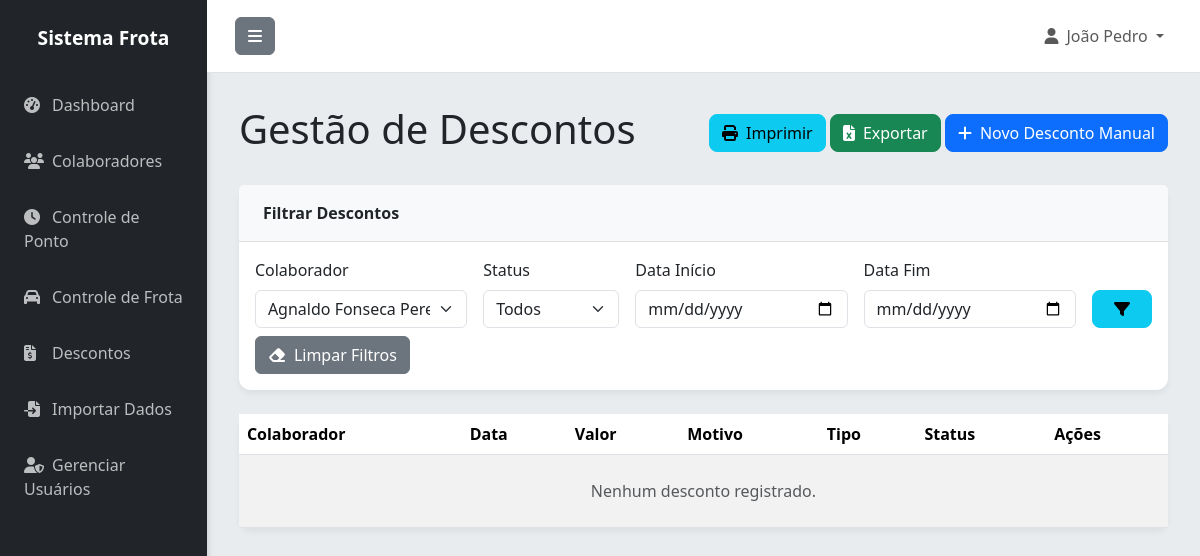
The app's page /descontos?colaborador_id=5 (signed in), older data.
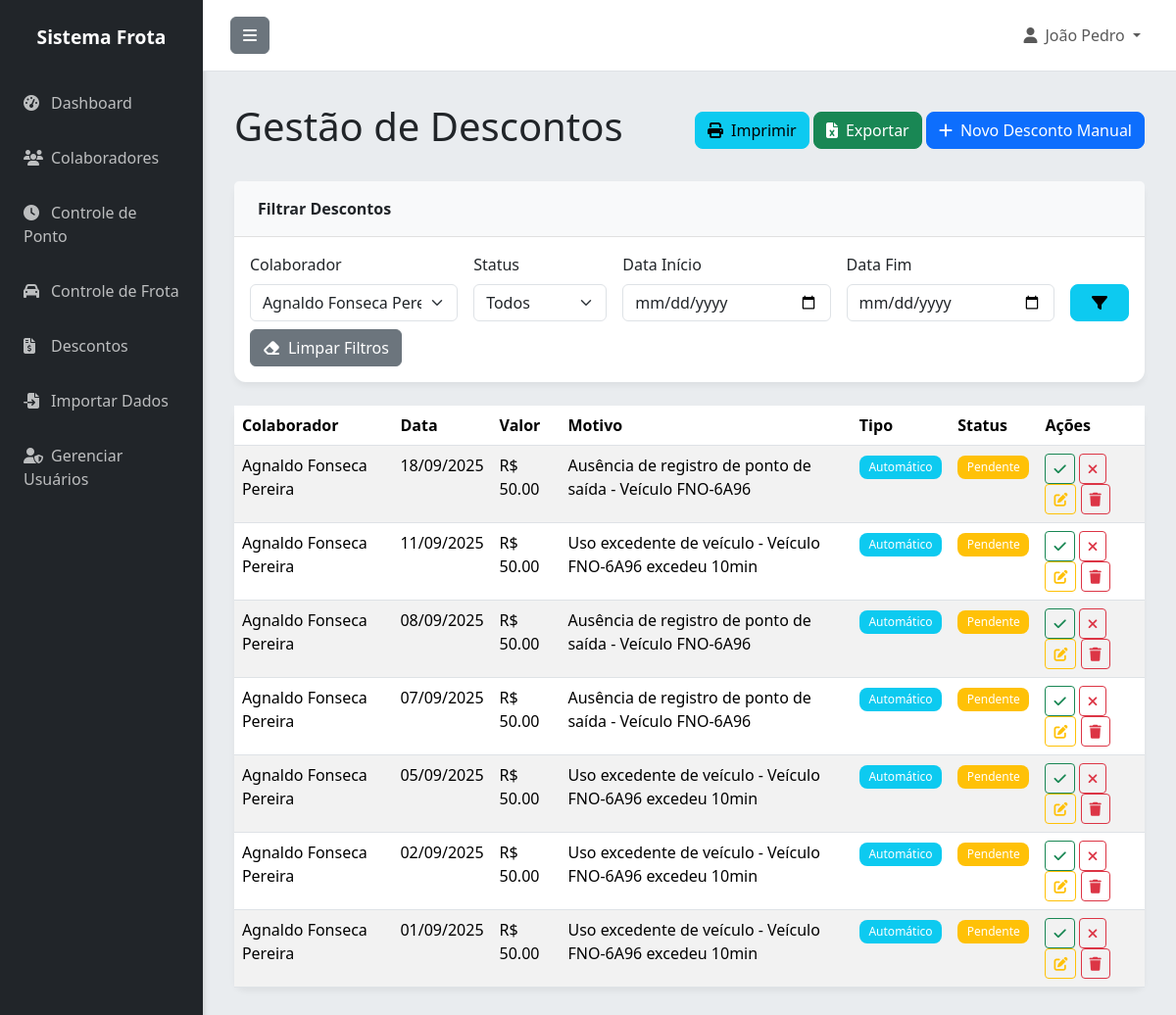
The same page, newer data.
### app.py (models this page shows)
class Usuario(UserMixin, db.Model):
    id = db.Column(db.Integer, primary_key=True)
    username = db.Column(db.String(80), unique=True, nullable=False)
    password_hash = db.Column(db.String(200), nullable=False)
    nome = db.Column(db.String(100), nullable=False)
    email = db.Column(db.String(120), unique=True, nullable=False)
    ativo = db.Column(db.Boolean, default=True)
    criado_em = db.Column(db.DateTime, default=datetime.utcnow)

class Desconto(db.Model):
    id = db.Column(db.Integer, primary_key=True)
    colaborador_id = db.Column(db.Integer, db.ForeignKey('colaborador.id'), nullable=False)
    data = db.Column(db.Date, nullable=False)
    motivo = db.Column(db.Text, nullable=False)
    valor = db.Column(db.Float, nullable=False)
    status = db.Column(db.String(20), default='pendente')  # pendente, aprovado, cancelado
    frota_id = db.Column(db.Integer, db.ForeignKey('frota.id'))
    automatico = db.Column(db.Boolean, default=False)
    criado_em = db.Column(db.DateTime, default=datetime.utcnow)
    frota = db.relationship('Frota', backref='descontos')

class Colaborador(db.Model):
    id = db.Column(db.Integer, primary_key=True)
    nome = db.Column(db.String(100), nullable=False)
    matricula = db.Column(db.String(50), unique=True, nullable=False)
    cpf = db.Column(db.String(14), unique=True)
    telefone = db.Column(db.String(20))
    email = db.Column(db.String(120))
    veiculo_vinculado = db.Column(db.String(20))
    ativo = db.Column(db.Boolean, default=True)
    criado_em = db.Column(db.DateTime, default=datetime.utcnow)
    pontos = db.relationship('Ponto', backref='colaborador', lazy=True, cascade='all, delete-orphan')
    frotas = db.relationship('Frota', backref='motorista_obj', lazy=True)
    descontos = db.relationship('Desconto', backref='colaborador', lazy=True)

### app.py (the view)
@app.route('/descontos', methods=['GET'])
@login_required
def descontos():
    query = Desconto.query.order_by(Desconto.data.desc())
    colaboradores = Colaborador.query.all()
    colaborador_id = request.args.get('colaborador_id')
    status = request.args.get('status')
    data_inicio = request.args.get('data_inicio')
    data_fim = request.args.get('data_fim')
    if colaborador_id and colaborador_id != 'all':
        query = query.filter_by(colaborador_id=int(colaborador_id))
    if status and status != 'all':
        query = query.filter_by(status=status)
    if data_inicio:
        query = query.filter(Desconto.data >= datetime.strptime(data_inicio, '%Y-%m-%d').date())
    if data_fim:
        query = query.filter(Desconto.data <= datetime.strptime(data_fim, '%Y-%m-%d').date())
    descontos = query.all()
    return render_template('descontos.html', descontos=descontos, colaboradores=colaboradores,
                           selected_colaborador_id=colaborador_id, selected_status=status,
                           selected_data_inicio=data_inicio, selected_data_fim=data_fim)

### app.py (called while the page is built, shortened)
@login_manager.user_loader
def load_user(user_id):
    return Usuario.query.get(int(user_id))

@app.before_request
def create_tables():
    db.create_all()

### templates/descontos.html (shortened to what this page needs)
{% extends "base.html" %}
{% block content %}
<div class="d-flex justify-content-between align-items-center mb-4">
    <h1 class="fw-light">Gestão de Descontos</h1>
    <div>
        <button onclick="window.print()" class="btn btn-info"><i class="fas fa-print me-2"></i>Imprimir</button>
        <a href="{{ url_for('exportar', tipo='descontos') }}" class="btn btn-success"><i class="fas fa-file-excel me-2"></i>Exportar</a>
        <a href="{{ url_for('novo_desconto') }}" class="btn btn-primary"><i class="fas fa-plus me-2"></i>Novo Desconto Manual</a>
    </div>
</div>
<div class="card mb-4">
    <div class="card-header">Filtrar Descontos</div>
    <div class="card-body">
        <form method="GET" action="{{ url_for('descontos') }}">
            <div class="row g-3 align-items-end">
                <div class="col-md-3">
                    <label for="colaborador_id" class="form-label">Colaborador</label>
                    <select class="form-select" id="colaborador_id" name="colaborador_id">
                        {% for c in colaboradores %}
                        <option value="{{ c.id }}" {% if selected_colaborador_id|string == c.id|string %}selected{% endif %}>{{ c.nome }}</option>
                        {% endfor %}
                    </select>
                </div>
                <div class="col-md-2">
                    <label for="status" class="form-label">Status</label>
                    <select class="form-select" id="status" name="status">
                        <option value="all">Todos</option>
                    </select>
                </div>
                 <div class="col-md-3">
                    <label for="data_inicio" class="form-label">Data Início</label>
                    <input type="date" class="form-control" id="data_inicio" name="data_inicio" value="{{ selected_data_inicio or '' }}">
                </div>
                <div class="col-md-3">
                    <label for="data_fim" class="form-label">Data Fim</label>
                    <input type="date" class="form-control" id="data_fim" name="data_fim" value="{{ selected_data_fim or '' }}">
                </div>
                <div class="col-md-1">
                    <button type="submit" class="btn btn-info w-100"><i class="fas fa-filter"></i></button>
                </div>
            </div>
            <div class="row mt-2">
                <div class="col-12">
                     <a href="{{ url_for('descontos') }}" class="btn btn-secondary"><i class="fas fa-eraser me-2"></i>Limpar Filtros</a>
                </div>
            </div>
        </form>
    </div>
</div>
<div class="card">
    <div class="card-body p-0">
        <div class="table-responsive">
            <table class="table table-striped table-hover mb-0">
                <thead class="bg-light">
                    <tr>
                        <th scope="col">Colaborador</th>
                        <th scope="col">Data</th>
                        <th scope="col">Valor</th>
                        <th scope="col">Motivo</th>
                        <th scope="col">Tipo</th>
                        <th scope="col">Status</th>
                        <th scope="col">Ações</th>
                    </tr>
                </thead>
                <tbody>
                    {% for desconto in descontos %}
                    <tr>
                        <td>{{ desconto.colaborador.nome }}</td>
                        <td>{{ desconto.data.strftime('%d/%m/%Y') }}</td>
                        <td>R$ {{ "%.2f"|format(desconto.valor) }}</td>
                        <td>{{ desconto.motivo }}</td>
                        <td>
                            {% if desconto.automatico %}
                                <span class="badge bg-info">Automático</span>
                            {% else %}
                                <span class="badge bg-secondary">Manual</span>
                            {% endif %}
                        </td>
                        <td>
                            {% if desconto.status == 'pendente' %}
                                <span class="badge bg-warning">Pendente</span>
                            {% elif desconto.status == 'aprovado' %}
                                <span class="badge bg-success">Aprovado</span>
                            {% else %}
                                <span class="badge bg-danger">Cancelado</span>
                            {% endif %}
                        </td>
                        <td>
                            {% if desconto.status == 'pendente' %}
                            <a href="{{ url_for('aprovar_desconto', id=desconto.id) }}" class="btn btn-sm btn-outline-success" title="Aprovar"><i class="fas fa-check"></i></a>
                            <a href="{{ url_for('cancelar_desconto', id=desconto.id) }}" class="btn btn-sm btn-outline-danger" title="Cancelar"><i class="fas fa-times"></i></a>
                            {% endif %}
                            {% if desconto.status != 'aprovado' and desconto.status != 'cancelado' %}
                            <a href="{{ url_for('editar_desconto', id=desconto.id) }}" class="btn btn-sm btn-outline-warning" title="Editar"><i class="fas fa-edit"></i></a>
                            <a href="{{ url_for('excluir_desconto', id=desconto.id) }}" class="btn btn-sm btn-outline-danger" title="Excluir" onclick="return confirm('Tem certeza que deseja excluir este registro?')"><i class="fas fa-trash"></i></a>
                            {% else %}
                            -
                            {% endif %}
                        </td>
                    </tr>
                    {% else %}
                    <tr>
                        <td colspan="7" class="text-center text-muted py-4">Nenhum desconto registrado.</td>
                    </tr>
                    {% endfor %}
                </tbody>
            </table>
        </div>
    </div>
</div>
{% endblock %}

### templates/base.html (shortened to what this page needs)
<!DOCTYPE html>
<html lang="pt-BR">
<head>
    <link href="https://cdn.jsdelivr.net/npm/bootstrap@5.3.3/dist/css/bootstrap.min.css" rel="stylesheet">
    <link rel="stylesheet" href="https://cdnjs.cloudflare.com/ajax/libs/font-awesome/6.5.1/css/all.min.css">
</head>
<body>
    <div class="d-flex" id="wrapper">
        <div id="sidebar-wrapper">
            <div class="sidebar-heading">Sistema Frota</div>
            <div class="list-group list-group-flush">
                <a href="{{ url_for('index') }}" class="list-group-item"><i class="fas fa-tachometer-alt me-2"></i>Dashboard</a>
                <a href="{{ url_for('colaboradores') }}" class="list-group-item"><i class="fas fa-users me-2"></i>Colaboradores</a>
                <a href="{{ url_for('pontos') }}" class="list-group-item"><i class="fas fa-clock me-2"></i>Controle de Ponto</a>
                <a href="{{ url_for('frota') }}" class="list-group-item"><i class="fas fa-car me-2"></i>Controle de Frota</a>
                <a href="{{ url_for('descontos') }}" class="list-group-item"><i class="fas fa-file-invoice-dollar me-2"></i>Descontos</a>
                <a href="{{ url_for('importar') }}" class="list-group-item"><i class="fas fa-file-import me-2"></i>Importar Dados</a>
                {% if current_user.username == 'admin' %}
                <a href="{{ url_for('usuarios') }}" class="list-group-item"><i class="fas fa-user-shield me-2"></i>Gerenciar Usuários</a>
                {% endif %}
            </div>
        </div>
        <div id="page-content-wrapper">
            <nav class="navbar navbar-expand-lg navbar-light border-bottom">
                <div class="container-fluid">
                    <button class="btn btn-secondary" id="menu-toggle"><i class="fas fa-bars"></i></button>
                    <div class="collapse navbar-collapse" id="navbarSupportedContent">
                        <ul class="navbar-nav ms-auto mt-2 mt-lg-0">
                             {% if current_user.is_authenticated %}
                            <li class="nav-item dropdown">
                                <a class="nav-link dropdown-toggle" href="#" id="navbarDropdown" role="button" data-bs-toggle="dropdown" aria-expanded="false">
                                    <i class="fas fa-user me-2"></i>{{ current_user.nome }}
                                </a>
                            </li>
                             {% endif %}
                        </ul>
                    </div>
                </div>
            </nav>
            <main class="container-fluid">
                {% block content %}{% endblock %}
            </main>
        </div>
        </div>
</body>
</html>

### templates/base.html (style rules this page uses)
:root { --primary-color: #007bff; --secondary-color: #6c757d; --success-color: #28a745; --danger-color: #dc3545; --warning-color: #ffc107; --info-color: #17a2b8; --light-color: #f8f9fa; --dark-color: #343a40; --background-color: #e9ecef; --card-background: #ffffff; --sidebar-background: #212529; --sidebar-text: #ffffff; --header-background: #ffffff; }
body { background-color: var(--background-color); font-family: 'Segoe UI', Roboto, 'Helvetica Neue', Arial, sans-serif; }
#wrapper { display: flex; }
#sidebar-wrapper { min-height: 100vh; width: 250px; background-color: var(--sidebar-background); box-shadow: 2px 0 5px rgba(0, 0, 0, 0.1); transition: margin .25s ease-out; }
.sidebar-heading { padding: 1.5rem 1rem; font-size: 1.2rem; font-weight: bold; color: var(--sidebar-text); text-align: center; }
.list-group-item { background-color: var(--sidebar-background) !important; color: rgba(255, 255, 255, 0.7) !important; border: none; padding: 1rem 1.5rem; transition: background-color 0.3s, color 0.3s; }
.list-group-item i { width: 20px; }
#page-content-wrapper { flex-grow: 1; width: 100%; }
.navbar { background-color: var(--header-background) !important; border-bottom: 1px solid #e0e0e0; padding: 1rem; }
main.container-fluid { padding: 2rem !important; }
.card { border: none; border-radius: 0.75rem; box-shadow: 0 4px 6px rgba(0, 0, 0, 0.05); }
.card-header { background-color: var(--light-color); border-bottom: 1px solid #e0e0e0; font-weight: bold; padding: 1rem 1.5rem; }
.btn-primary, .btn-success, .btn-warning, .btn-danger, .btn-info { border-radius: 0.5rem; }
.badge { border-radius: 0.5rem; padding: 0.5em 0.8em; font-weight: normal; }

Row changes from the older to the newer data that the page shows:
added Desconto: colaborador.nome "Agnaldo Fonseca Pereira", data "18/09/2025", valor "50.00", motivo "Ausência de registro de ponto de saída - Veículo FNO-6A96", automatico "Automático", status "Pendente"
added Desconto: colaborador.nome "Agnaldo Fonseca Pereira", data "11/09/2025", valor "50.00", motivo "Uso excedente de veículo - Veículo FNO-6A96 excedeu 10min", automatico "Automático", status "Pendente"
added Desconto: colaborador.nome "Agnaldo Fonseca Pereira", data "08/09/2025", valor "50.00", motivo "Ausência de registro de ponto de saída - Veículo FNO-6A96", automatico "Automático", status "Pendente"
added Desconto: colaborador.nome "Agnaldo Fonseca Pereira", data "07/09/2025", valor "50.00", motivo "Ausência de registro de ponto de saída - Veículo FNO-6A96", automatico "Automático", status "Pendente"
added Desconto: colaborador.nome "Agnaldo Fonseca Pereira", data "05/09/2025", valor "50.00", motivo "Uso excedente de veículo - Veículo FNO-6A96 excedeu 10min", automatico "Automático", status "Pendente"
added Desconto: colaborador.nome "Agnaldo Fonseca Pereira", data "02/09/2025", valor "50.00", motivo "Uso excedente de veículo - Veículo FNO-6A96 excedeu 10min", automatico "Automático", status "Pendente"
added Desconto: colaborador.nome "Agnaldo Fonseca Pereira", data "01/09/2025", valor "50.00", motivo "Uso excedente de veículo - Veículo FNO-6A96 excedeu 10min", automatico "Automático", status "Pendente"
Text that changed along with them:
text no longer shown: "Nenhum desconto registrado."
